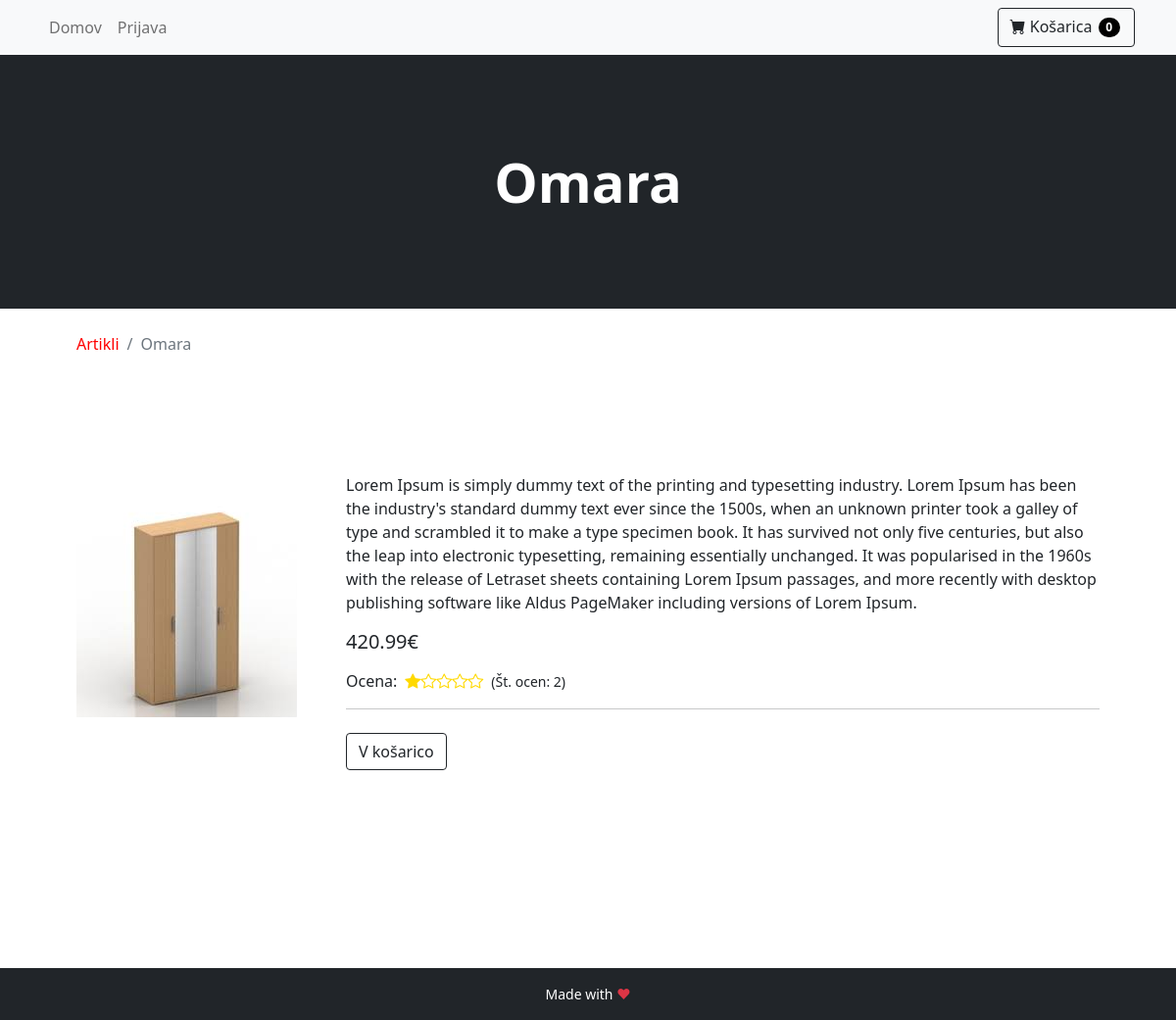
The app's page /index.php/product?id=3 with its own data.
### tables this page shows
CREATE TABLE IF NOT EXISTS `article` (
    `id` INT AUTO_INCREMENT PRIMARY KEY,
    `title` TEXT NOT NULL,
    `description` TEXT NOT NULL,
    `price` FLOAT NOT NULL,
    `photo` TEXT NOT NULL,
    `review` INT NOT NULL,
    `sumReview` INT NOT NULL,
    `numReview` INT NOT NULL
);

### ViewHelper.php (called while the page is built, shortened)
<?php
class ViewHelper {
    public static function render($file, $variables = array()) {
        extract($variables);
        include($file);
        return ob_get_clean();
    }
}

### model/database_init.php (called while the page is built, shortened)
<?php
class DBInit {
    private static $host = "localhost";
    private static $user = "root";
    private static $password = "ep";
    private static $schema = "webshop";
    private static $instance = null;
    public static function getInstance() {
        if (!self::$instance) {
            $config = "mysql:host=" . self::$host
                    . ";dbname=" . self::$schema;
            $options = array(
                PDO::ATTR_ERRMODE => PDO::ERRMODE_EXCEPTION,
                PDO::ATTR_DEFAULT_FETCH_MODE => PDO::FETCH_ASSOC,
                PDO::ATTR_PERSISTENT => true,
                PDO::MYSQL_ATTR_INIT_COMMAND => 'SET NAMES utf8'
            );
            self::$instance = new PDO($config, self::$user, self::$password, $options);
        }
        return self::$instance;
    }
}

### model/AbstractDB.php (called while the page is built, shortened)
<?php
require_once 'model/database_init.php';
abstract class AbstractDB {
    protected static $dbh = null;
    public static function getConnection() {
        if (is_null(self::$dbh)) {
            self::$dbh = DBInit::getInstance();
        }
        return self::$dbh;
    }
    protected static function query($sql, array $params = array()) {
        $stmt = self::getConnection()->prepare($sql);
        $params_filtered = self::filterParams($sql, $params);
        $stmt->execute($params_filtered);
        return $stmt->fetchAll();
    }
    protected static function filterParams($sql, array $params) {
        $params_altered = self::alterKeys($params);
        $sql_split = preg_split("/[\(\) ,]/", $sql);
        $sql_params = array_values(preg_grep('/^:/', $sql_split));
        $result = array();
        foreach ($sql_params as $key => $value) {
            if (isset($params_altered[$value])) {
                $result[$value] = $params_altered[$value];
            }
        }
        return $result;
    }
    protected static function alterKeys(array $params) {
        $result = array();
        foreach ($params as $key => $value) {
            $result[':' . $key] = $value;
        }
        return $result;
    }
}

### model/ArticleDB.php (called while the page is built, shortened)
<?php
require_once 'model/AbstractDB.php';
class ArticleDB extends AbstractDB {
    public static function get(array $id) {
        $articles = parent::query("SELECT id, title, description, price, photo, review, sumReview, numReview"
                        . " FROM article"
                        . " WHERE id = :id", $id);
        if (count($articles) == 1) {
            return $articles[0];
        } else {
            throw new InvalidArgumentException("No such article");
        }
    }
}

### view/product.php (the view, shortened to what this page needs)
<!doctype html>
<html lang="en">
    <head>
        <link href="../public/css/style.css" rel="stylesheet" />
        <link href="https://cdn.jsdelivr.net/npm/bootstrap@5.1.3/dist/css/bootstrap.min.css" rel="stylesheet"
>
        <link href="https://cdn.jsdelivr.net/npm/bootstrap-icons@1.5.0/font/bootstrap-icons.css" rel="stylesheet" />
    </head>
    <body>
        <?php include("layout/navbar.php") ?>
        <header class="bg-dark py-5">
            <div class="container px-4 px-lg-5 my-5">
                <div class="text-center text-white">
                    <h1 class="display-4 fw-bolder"><?= $article["title"] ?></h1>
                </div>
            </div>
        </header>
        <div class="container container-product px-4 px-lg-5 mt-4">
            <nav aria-label="breadcrumb">
                <ol class="breadcrumb">
                    <li class="breadcrumb-item"><a href="<?= BASE_URL . "" ?>">Artikli</a></li>
                    <li class="breadcrumb-item active"><?= $article["title"] ?></li>
                </ol>
            </nav>
            <section class="mb-5 pb-5">
                <div class="product-row my-5 py-5">
                    <div class="product-image pt-5">
                        <img src="../public/assets/<?= $article["photo"] ?>">
                    </div>
                    <div class="product-description">
                        <p class="pt-4"><?= $article["description"] ?>
                        </p>
                        <h5 class="my-3"><?= $article["price"] ?>€</h5>
                        <div class="product-rating align-items-center">
                            <span>Ocena: </span>
                            <div class="product-stars mx-2">
                                <?php
                                $empty = 5 - $article["review"];
                                for ($i = 0; $i < $article["review"]; $i++) {
                                    echo '<div class="bi-star-fill"></div>';
                                }
                                for ($i = 0; $i < $empty; $i++) {
                                    echo '<div class="bi-star"></div>';
                                }
                                ?>
                            </div>
                            <italic class="small">(Št. ocen: <?= $article["numReview"] ?>)</italic>
                        </div>
                        <hr>
                        <form action="<?= BASE_URL . "cart" ?>" method="POST">
                            <button class="btn btn-outline-dark my-2" type="submit">V košarico</button>
                        </form>
                    </div>
                </div>
            </section>
        </div>
        <?php include("layout/footer.php") ?>
    </body>
</html>

### public/css/style.css (style rules this page uses)
.product-row { display: flex; flex-direction: row; gap: 50px; }
.product-rating { display: flex; flex-direction: row; }
.product-stars { display: flex; justify-content: left; color: rgb(255, 217, 0); }
.breadcrumb-item a { text-decoration: none; color: red; }

### records on screen
article: title "Omara", photo (picture), description "Lorem Ipsum is simply dummy text of the printing and typesetting industry. Lorem Ipsum has been the industry's standard dummy text ever since the 1500s, when an unknown printer took a galley of type and scrambled it to make a type specimen book. It has survived not only five centuries, but also the leap into electronic typesetting, remaining essentially unchanged. It was popularised in the 1960s with the release of Letraset sheets containing Lorem Ipsum passages, and more recently with desktop publishing software like Aldus PageMaker including versions of Lorem Ipsum.", price "420.99", review 1 (drawn), numReview "2"
